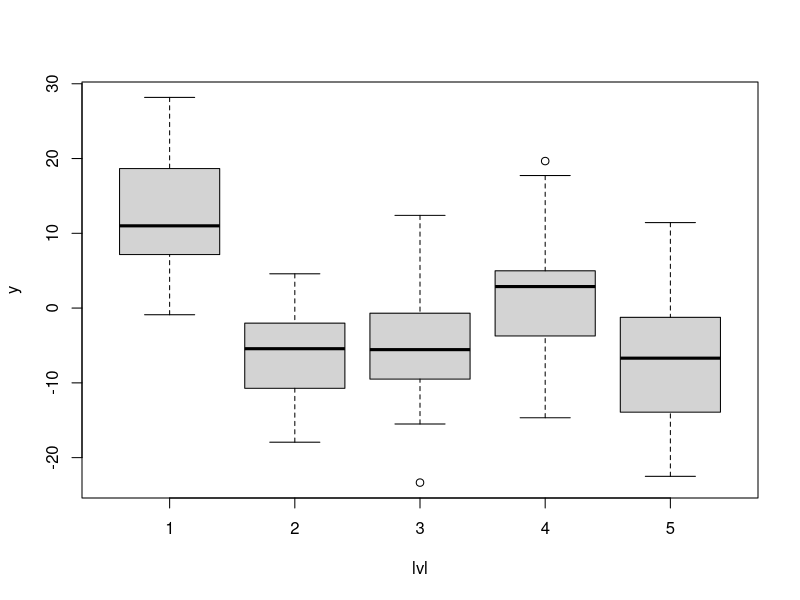

Source code (R):
rm(list=ls())

n_reps = 15
n_levels = 5

lvl = vector('integer')
a   = vector('numeric')

alpha = rnorm(n_levels,0,10)

for (i in seq(1,n_levels)){
  lvl = c(lvl,rep(i,n_reps))
  a = c(a,rep(alpha[i],n_reps))
}

sigma_e = 10

e <-  rnorm(n_reps*n_levels,0,sigma_e)
mean(e)
var(e)

y = a + e

lvl = as.factor(lvl)

df = data.frame(y,lvl)

boxplot(y~lvl,data=df)

aov1=aov(y~lvl,data=df)
summary(aov1)

TukeyHSD(aov1)



